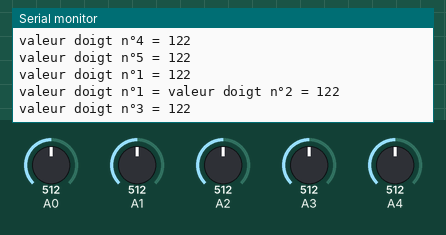
Simulated run of this sketch. Board: Arduino Nano, built with avr-gcc and run on an emulated ATmega328P. On the bench: the last lines printed to the serial monitor. Inputs (shaded band) come from the test bench; at power-on: A0 = 512, A1 = 512, A2 = 512, A3 = 512, A4 = 512.

Above: at 1.2 s.
1.3 s: A0 set to 428
At 1.3 s:
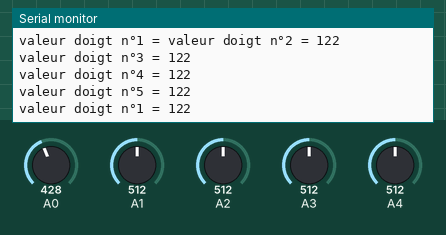
4.3 s: A0 set to 402
At 4.42 s:
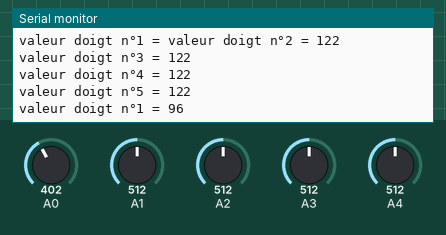
7.3 s: A1 set to 426
At 7.44 s:
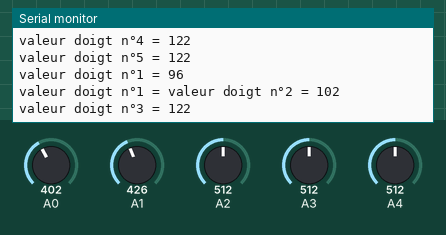
10.3 s: A1 set to 400
At 10.55 s:
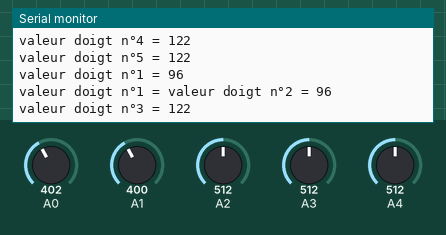
13.3 s: A2 set to 433
At 13.46 s:
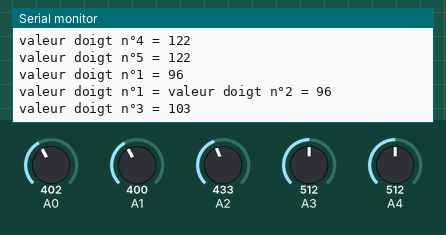
14.8 s: A2 set to 406
At 14.91 s:
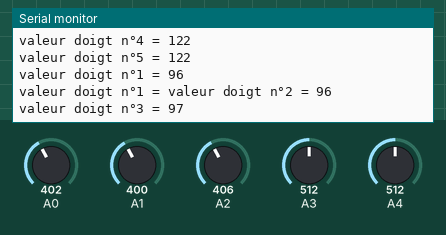
Timing chart, 0 to 17.8 s (numbered marks = the images above; inputs shaded):
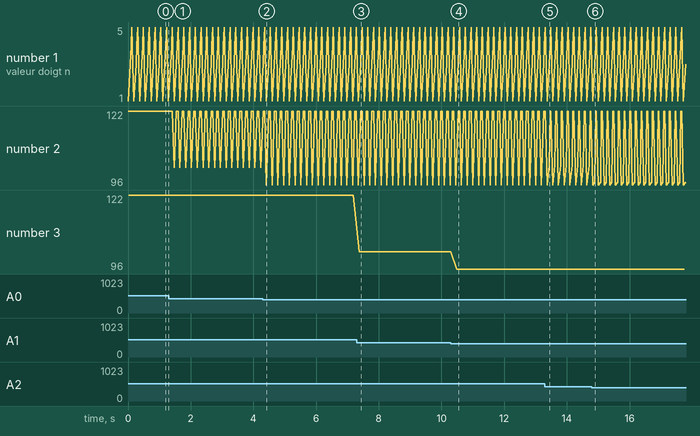

Measured:
- after the input at 4.3 s, the serial monitor: prints a new line after 0.12 s (image 2)
- after the input at 7.3 s, the serial monitor: prints a new line after 0.07 s (image 3)
- after the input at 10.3 s, the serial monitor: prints a new line after 0.18 s (image 4)
- after the input at 13.3 s, the serial monitor: prints a new line after 0.14 s (image 5)
- after the input at 14.8 s, the serial monitor: prints a new line after 0.09 s (image 6)
- plotted number 2: 122 → 102 after the input at 1.3 s
- plotted number 3: 122 → 102 after the input at 7.3 s

The sketch:

test_flex_sensor_OK.ino
```cpp
// **************************************************
//  Programme : *.ino
//  Auteur : Dahnine Daoud 6ème Electronique INRACI
//  Hardware : Arduino nano + 5 bouton
//  Date : 14/05/2023
// **************************************************

//****************************************************
//*************** INITIALISATION *********************
//****************************************************
void setup() {
  Serial.begin(9600);
}

//****************************************************
//*************** BOUCLE INFINIE *********************
//****************************************************
void loop() {
  int val_analog_du_1_doigt = analogRead(14);
  val_analog_du_1_doigt = map(val_analog_du_1_doigt, 0, 500, 0, 120);  // map (valeur, limite_basse_source, limite_haute_source, limite_basse_destination, limite_haute_destination)
  int val_analog_du_2_doigt = analogRead(15);
  val_analog_du_2_doigt = map(val_analog_du_2_doigt, 0, 500, 0, 120);
  int val_analog_du_3_doigt = analogRead(16);
  val_analog_du_3_doigt = map(val_analog_du_3_doigt, 0, 500, 0, 120);
  int val_analog_du_4_doigt = analogRead(17);
  val_analog_du_4_doigt = map(val_analog_du_4_doigt, 0, 500, 0, 120);
  int val_analog_du_5_doigt = analogRead(18);
  val_analog_du_5_doigt = map(val_analog_du_5_doigt, 0, 500, 0, 120);

  Serial.print("valeur doigt n°1 = ");
  Serial.println(val_analog_du_1_doigt);
  Serial.print("valeur doigt n°1 = ");
  Serial.print("valeur doigt n°2 = ");
  Serial.println(val_analog_du_2_doigt);
  Serial.print("valeur doigt n°3 = ");
  Serial.println(val_analog_du_3_doigt);
  Serial.print("valeur doigt n°4 = ");
  Serial.println(val_analog_du_4_doigt);
  Serial.print("valeur doigt n°5 = ");
  Serial.println(val_analog_du_5_doigt);
  delay(100);
}
```
